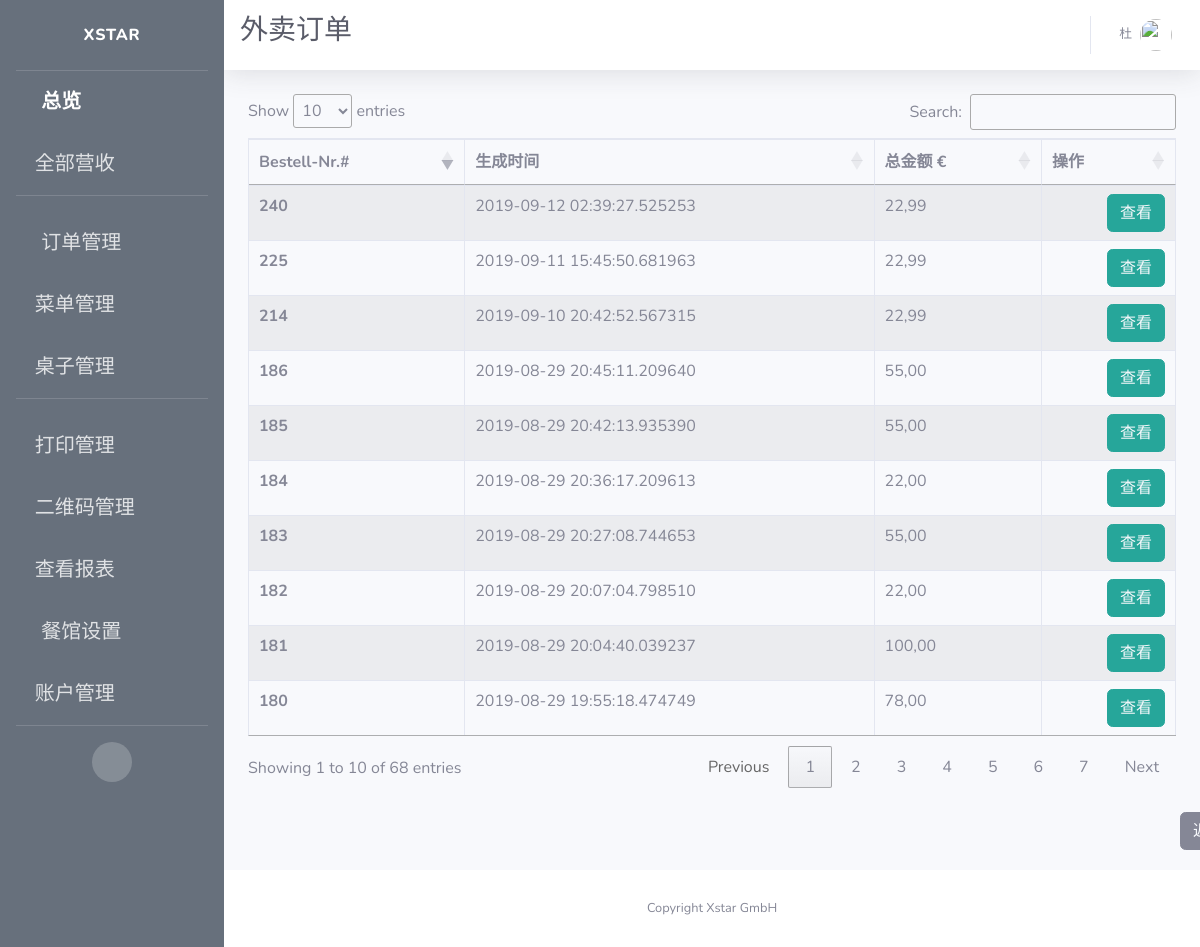
The app's page /admin/takeaway/orders/all (signed in) with its own data.
### app/models.py (models this page shows, shortened)
class User(UserMixin, db.Model):
    id = db.Column(db.Integer, primary_key=True)
    username = db.Column(db.String(64), index=True, unique=True, nullable=False)
    alias = db.Column(db.String(64))
    email = db.Column(db.String(120), unique=True)
    password_hash = db.Column(db.String(128))
    permissions = db.Column(db.Integer)
    container = db.Column(db.String(300))
    timeCreated = db.Column(db.DateTime, default=datetime.utcnow)

class Order(db.Model):
    id = db.Column(db.Integer, primary_key=True, unique=True, index=True)
    totalPrice = db.Column(db.Float, unique=False)
    orderNumber = db.Column(db.String(200), unique=True)
    timeCreated = db.Column(db.DateTime, default=datetime.utcnow)
    isPaid = db.Column(db.Boolean, default=False)
    isReady = db.Column(db.Boolean, default=False)
    isPickedUp = db.Column(db.Boolean, default=False)
    items = db.Column(db.String(1500))
    pay_via = db.Column(db.String(100))
    type = db.Column(db.String(100))
    container = db.Column(db.String(300))
    mealPrinted = db.Column(db.Boolean, default=False)
    printed = db.Column(db.Boolean, default=False)
    settleTime = db.Column(db.DateTime)
    settleID = db.Column(db.String(500))
    table_name = db.Column(db.String(500))
    seat_number = db.Column(db.String(500))
    isCancelled = db.Column(db.Boolean(), default=False)
    dishes = db.Column(db.String(1500))
    discount = db.Column(db.Float)
    discount_rate = db.Column(db.Float)
    subtype = db.Column(db.String(500))

### app/routes.py (the view)
@app.route("/admin/takeaway/orders/all")
@login_required
def all_out_orders():
    referrer = request.headers.get('Referer')
    orders = Order.query.filter(Order.type == "Out").all()
    context = dict(title=u'外卖订单',
                   orders=orders,
                   referrer=referrer,
                   company_name=company_info.get('company_name'),
                   formatter=formatter)
    return render_template('all_out_orders.html', **context)

### app/models.py (called while the page is built)
@login.user_loader
def load_user(id):
    return User.query.get(int(id))

### app/utilities.py (called while the page is built)
def formatter(number):
    if number == 0:
        number = '{:.2f}'.format(round(number, 2))
        number = number.replace(".", ",")
        return number
    number = format_decimal(round(float(number), 2), locale="de_DE")
    if len(number.split(",")) == 1:
        number = number + ",00"
        return number
    if len(number.split(",")[1]) == 1:
        number = number + "0"
        return number
    return number

### app/templates/all_out_orders.html (shortened to what this page needs)
{% extends 'base.html' %}
{% block css %}
<link rel="stylesheet" type="text/css" href="https://cdn.datatables.net/1.10.19/css/jquery.dataTables.css">
<link rel="stylesheet" type="text/css" href="https://cdnjs.cloudflare.com/ajax/libs/twitter-bootstrap/4.1.3/css/bootstrap.css">
<link rel="stylesheet" type="text/css" href="https://cdn.datatables.net/1.10.19/css/dataTables.bootstrap4.min.css">
{% endblock %}
{% block title %}
<h1 class="h3 mb-2 text-gray-800">{{ title }}</h1>
{% endblock %}
{% block content %}
<div class="row">
    <div class="col-sm-12">
        <table id="example" class="table table-striped table-bordered">
      <thead>
        <tr>
          <th scope="col">Bestell-Nr.#</th>
          <th scope="col">生成时间</th>
          <th scope="col">总金额 €</th>
          <th scope="col">操作</th>
        </tr>
      </thead>
      <tbody>
      {% for order in orders %}
        <tr id={{ order.id }}>
          <th scope="row">{{ order.id }}</th>
          <td>{{ order.timeCreated }}</td>
          <td>{{ formatter(order.totalPrice) }}</td>
          <td style="text-align:right">
            <span>
              <button type="button" class="btn btn-info" style="border-color:#26a69a; background-color:#26a69a;">
                <a href={{ url_for('takeaway_order_view', order_id=order.id) }} style="color: rgb(247, 249, 252)">
                  查看
                </a>
              </button>
            </span>
          </td>
        </tr>
      {% endfor %}
      </tbody>
    </table>
    </div>
</div>
<br>
<button type="button" class="btn btn-secondary" id="back">
  <a href="{{referrer}}" style="color: rgb(247, 249, 252)">
    返回
  </a>
</button>
{% endblock %}

### app/templates/base.html (shortened to what this page needs)
<!DOCTYPE html>
<html lang="en">
<head>
  {% block css %}
  {% endblock %}
  <link href="{{ url_for('static', filename='fontawesome-free/css/all.min.css') }}" rel="stylesheet" type="text/css">
  <link href="{{ url_for('static', filename='css/sb-admin-2.min.css')}}" rel="stylesheet">
</head>
<body id="page-top">
  <div id="wrapper">
    <ul class="navbar-nav bg-gradient-primary sidebar sidebar-dark accordion" id="accordionSidebar">
      <a class="sidebar-brand d-flex align-items-center justify-content-center" href="{{ url_for('index') }}">
        <div class="sidebar-brand-text mx-3">Xstar</div>
      </a>
      <hr class="sidebar-divider my-0">
      <li class="nav-item active">
        <a class="nav-link" href="{{url_for('index') }}">
          <i class="fas fa-fw fa-tachometer-alt"></i>
          <span>总览</span></a>
      </li>
      <li class="nav-item">
        <a class="nav-link collapsed" href="#" data-toggle="collapse" data-target="#collapseOne" aria-expanded="true" aria-controls="collapseOne">
          <i class="fas fa-money-bill-alt"></i>
          <span>全部营收</span>
        </a>
      </li>
      <hr class="sidebar-divider">
      <li class="nav-item">
        <a class="nav-link collapsed" href="#" data-toggle="collapse" data-target="#collapseTwo" aria-expanded="true" aria-controls="collapseTwo">
          <i class="fas fa-fw fa-cog"></i>
          <span>订单管理</span>
        </a>
      </li>
      <li class="nav-item">
        <a class="nav-link collapsed" href="#" data-toggle="collapse" data-target="#collapseMenu" aria-expanded="true" aria-controls="collapseTwo">
        <i class="fas fa-utensils"></i>
          <span>菜单管理</span>
        </a>
      </li>
      <li class="nav-item">
        <a class="nav-link collapsed" href="#" data-toggle="collapse" data-target="#collapseUtilities" aria-expanded="true" aria-controls="collapseUtilities">
          <i class="fas fa-chair"></i>
          <span>桌子管理</span>
        </a>
      </li>
      <hr class="sidebar-divider">
      <li class="nav-item">
        <a class="nav-link collapsed" href="#" data-toggle="collapse" data-target="#collapsePages" aria-expanded="true" aria-controls="collapsePages">
          <i class="fas fa-print"></i>
          <span>打印管理</span>
        </a>
      </li>
      <li class="nav-item">
        <a class="nav-link" href={{ url_for('qrcode_manage') }}>
          <i class="fas fa-qrcode"></i>
          <span>二维码管理</span>
        </a>
      </li>
      <li class="nav-item">
        <a class="nav-link collapsed" href="#" data-toggle="collapse" data-target="#collapseLogs" aria-expanded="true" aria-controls="collapseUtilities">
          <i class="far fa-sticky-note"></i>
          <span>查看报表</span>
        </a>
      </li>
      <li class="nav-item">
        <a class="nav-link" href="{{ url_for('set_store') }}">
          <i class="fas fa-fw fa-wrench"></i>
          <span>餐馆设置</span></a>
      </li>
      {% if current_user.permissions == 100 %}
      <li class="nav-item">
        <a class="nav-link" href="{{ url_for('boss_users_manage') }}">
          <i class="fas fa-users"></i>
          <span>账户管理</span></a>
      </li>
      {% else %}
      <li class="nav-item">
        <a class="nav-link" href="{{ url_for('users_manage') }}">
          <i class="fas fa-users"></i>
          <span>跑堂人员列表</span></a>
      </li>
      {% endif %}
      <hr class="sidebar-divider d-none d-md-block">
      <div class="text-center d-none d-md-inline">
        <button class="rounded-circle border-0" id="sidebarToggle"></button>
      </div>
    </ul>
    <div id="content-wrapper" class="d-flex flex-column">
      <div id="content">
        <nav class="navbar navbar-expand navbar-light bg-white topbar mb-4 static-top shadow">
          {% block title %}
          {% endblock %}
          <ul class="navbar-nav ml-auto">
            <li class="nav-item dropdown no-arrow">
              <a class="nav-link dropdown-toggle" href="#" id="userDropdown" role="button" data-toggle="dropdown" aria-haspopup="true" aria-expanded="false">
                <span class="mr-2 d-none d-lg-inline text-gray-600 small">{{ current_user.alias }}</span>
                <img class="img-profile rounded-circle" src="https://source.unsplash.com/QAB-WJcbgJk/60x60">
              </a>
            </li>
          </ul>
        </nav>
        <div class="container-fluid">
          {% block content %}{% endblock %}
        </div>
      </div>
      <footer class="sticky-footer bg-white">
        <div class="container my-auto">
          <div class="copyright text-center my-auto">
            <span>Copyright {{ company_name }}</span>
          </div>
        </div>
      </footer>
    </div>
  </div>
</body>
</html>

### app/templates/all_out_orders.html (style rules this page uses)
#back { margin-left: 932px; margin-bottom: 20px; color: rgb(247, 249, 252); }

### app/templates/base.html (style rules this page uses)
.bg-gradient-primary { background-image: linear-gradient(180deg,#67707c 10%,#67707c 100%); background-size: cover; }

### records on screen
User: alias "杜"
Order: id "180", timeCreated "2019-08-29 19:55:18.474749", totalPrice "78,00"
Order: id "181", timeCreated "2019-08-29 20:04:40.039237", totalPrice "100,00"
Order: id "182", timeCreated "2019-08-29 20:07:04.798510", totalPrice "22,00"
Order: id "183", timeCreated "2019-08-29 20:27:08.744653", totalPrice "55,00"
Order: id "184", timeCreated "2019-08-29 20:36:17.209613", totalPrice "22,00"
Order: id "185", timeCreated "2019-08-29 20:42:13.935390", totalPrice "55,00"
Order: id "186", timeCreated "2019-08-29 20:45:11.209640", totalPrice "55,00"
Order: id "214", timeCreated "2019-09-10 20:42:52.567315", totalPrice "22,99"
Order: id "225", timeCreated "2019-09-11 15:45:50.681963", totalPrice "22,99"
Order: id "240", timeCreated "2019-09-12 02:39:27.525253", totalPrice "22,99"

### other values on screen
{{ title }} "外卖订单"
{{ company_name }} "Xstar GmbH"
